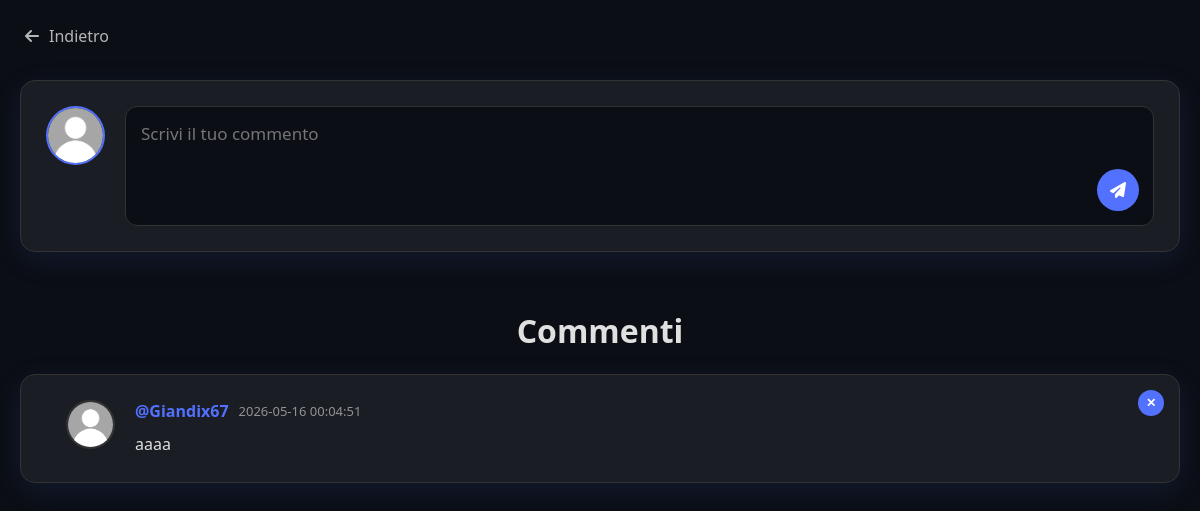
The app's page /Commenti.php?post=20 (signed in) with its own data.
### tables this page shows
CREATE TABLE `commenti` (
  `Id_Commento` int(50) NOT NULL,
  `Utente` varchar(15) NOT NULL,
  `Id_Post` int(50) NOT NULL,
  `Contenuto` varchar(500) NOT NULL,
  `Data` datetime NOT NULL
);

CREATE TABLE `utenti` (
  `Nome` varchar(15) NOT NULL,
  `Cognome` varchar(15) NOT NULL,
  `NomeUtente` varchar(15) NOT NULL,
  `DataNascita` date DEFAULT NULL,
  `Foto` varchar(300) NOT NULL DEFAULT 'Utente.png',
  `Descrizione` varchar(200) DEFAULT NULL,
  `Password` varchar(100) NOT NULL,
  `Livello` int(2) NOT NULL DEFAULT 1
);

### Commenti.php (the view, shortened to what this page needs)
<?php
include "Connessione.php";
$accesso=$_SESSION['accesso'];
$NomeUtente = $_SESSION['user'];
$livello= $_SESSION['livello'];
$Id_Post= $_GET['post'];
$from= $_POST['link-originale'] ?? $_SERVER['HTTP_REFERER'] ?? 'Asteria.php';
$fotoProfilo = $_SESSION['foto'];
    if($accesso!= 1){
        header("location: Index.php");
    }
    else{
        ?>
<html>
<head>
	<link rel="stylesheet" href="StileCommenti.css">
	<link rel="stylesheet" type="text/css" href="//netdna.bootstrapcdn.com/font-awesome/4.1.0/css/font-awesome.min.css">
	<link rel="stylesheet" href="https://cdnjs.cloudflare.com/ajax/libs/font-awesome/6.5.1/css/all.min.css">
</head>
<body>
	<a onclick="location.href= '<?=$from?>'" class="btn-back" style="cursor:pointer;">
        <i class="fa fa-arrow-left"></i> Indietro
    </a>
	<form action="<?php echo $_SERVER['REQUEST_URI'] ?>" method="POST" enctype="multipart/form-data" class="main-form">
	    <div class="post-wrapper">
	        <div class="post-left">
	            <img src="<?=$fotoProfilo?>" class="avatar-small" alt="Profilo">
	        </div>
	        <div class="post-right">
	            <div class="textarea-container">
	                <textarea name="commento" placeholder="Scrivi il tuo commento" required></textarea>
	                <label for="pubblica" class="custom-file-upload">
	                    <i class="fa fa-paper-plane-o"></i>
	                </label>
	            </div>
	        </div>
	    </div>
	</form>
<h1> Commenti </h1>
	<div class="comments-list">
	    <?php
	    try{
			$connessione= new PDO("mysql:host=$host;dbname=$db", $user, $password);
			$sql= "SELECT Id_Commento, Nome, Cognome, Foto, Utente, Id_Post, Contenuto, Data
				   FROM commenti JOIN utenti ON utenti.NomeUtente = commenti.Utente
				   WHERE Id_Post = ?";
			$preparata = $connessione->prepare($sql);
            $preparata->execute([$Id_Post]);
            if($preparata->rowCount() > 0){
                            $ris = $preparata->fetchAll(PDO::FETCH_ASSOC);
                            foreach ($ris as $riga) {
	    ?>
	    <div class="comment-card">
		    <?php if($NomeUtente=== $riga['Utente'] || $livello==0){ ?>
		        <form action="EliminaCommento.php" method="POST" onsubmit="return confirm('Vuoi eliminare questo commento?');" style="margin: 0;">
		            <button type="submit" class="btn-delete-comment" title="Elimina commento">
		                ✕
		            </button>
		        </form>
		    <?php
			}
		    ?>
		    <div class="comment-left">
		        <img src="UploadProfili/<?=$riga['Foto']?>" class="avatar-micro" alt="User">
		    </div>
		    <div class="comment-right">
		        <div class="comment-header">
		            <div class="comment-info">
		                <span class="comment-user">@<?=$riga['Utente']?></span>
		                <span class="comment-date"><?=$riga['Data']?></span>
		            </div>
		        </div>
		        <div class="comment-text">
		            <?= nl2br(htmlspecialchars($riga['Contenuto'])) ?>
		        </div>
		    </div>
		</div>
	    <?php
			}
		}else{
			echo "Sembra che nessuno abbia ancora commentato...";
		}
		}catch(PDOException $e){
            die("Errore nella gestione del database $db: " . $e->getMessage());
        }
	    ?>
	</div>
</body>
</html>
<?php
}
?>

### StileCommenti.css (style rules this page uses)
:root { --bg-color: #ffffff; --text-color: #212529; --navbar-bg: #f8f9fa; --card-bg: #ffffff; --primary-color: #9370DB; --accent-color: #5271FF; --border-color: #dee2e6; --card-shadow: 0 8px 24px rgba(147, 112, 219, 0.15); --danger-color: #ff4d4d; }
[data-theme="dark"] { --bg-color: #0b0e14; --text-color: #e0e0e0; --navbar-bg: #161a23; --card-bg: #1a1d24; --primary-color: #5271FF; --accent-color: #9370DB; --border-color: #333333; --card-shadow: 0 8px 30px rgba(82, 113, 255, 0.12); --danger-color: #ff6666; }
body { background-color: var(--bg-color); color: var(--text-color); font-family: 'Segoe UI', Tahoma, Geneva, Verdana, sans-serif; margin: 0; display: flex; flex-direction: column; align-items: center; padding: 80px 20px 40px 20px; min-height: 100vh; transition: background-color 0.3s, color 0.3s; }
.btn-back { position: absolute; top: 25px; left: 25px; display: flex; align-items: center; gap: 10px; color: var(--text-color); text-decoration: none; font-weight: 500; opacity: 0.8; transition: all 0.3s ease; }
.main-form, .comments-list { width: 100%; max-width: 1200px; display: flex; flex-direction: column; align-items: center; }
.post-wrapper, .comment-card { display: flex; gap: 20px; background-color: var(--card-bg); padding: 25px; border-radius: 15px; border: 1px solid var(--border-color); box-shadow: var(--card-shadow); width: 100%; box-sizing: border-box; margin-bottom: 20px; height: auto; }
.post-left, .comment-left { flex: 0 0 auto; }
.avatar-small { width: 55px; height: 55px; border-radius: 50%; border: 2px solid var(--primary-color); object-fit: cover; }
.avatar-micro { width: 45px; height: 45px; border-radius: 50%; border: 2px solid var(--border-color); object-fit: cover; }
.post-right, .comment-right { flex: 1; display: flex; flex-direction: column; }
.textarea-container { position: relative; width: 100%; }
textarea { width: 100%; min-height: 120px; padding: 15px; padding-right: 60px; border: 1px solid var(--border-color); border-radius: 12px; background-color: var(--bg-color); color: var(--text-color); font-family: inherit; font-size: 17px; resize: none; box-sizing: border-box; outline: none; transition: border-color 0.3s; }
.custom-file-upload { position: absolute; right: 15px; bottom: 15px; background-color: var(--primary-color); color: white; width: 42px; height: 42px; border-radius: 50%; display: flex; align-items: center; justify-content: center; cursor: pointer; transition: all 0.3s ease; border: none; }
.comment-header { display: flex; justify-content: space-between; align-items: center; margin-bottom: 10px; width: 100%; }
.comment-info { display: flex; align-items: center; gap: 10px; }
.comment-user { color: var(--primary-color); font-weight: bold; font-size: 16px; }
.comment-date { color: var(--text-color); opacity: 0.6; font-size: 13px; }
.comment-text { line-height: 1.6; font-size: 16px; color: var(--text-color); word-break: break-word; }
.comment-card { position: relative; display: flex; gap: 20px; background-color: var(--card-bg); padding: 25px; border-radius: 15px; border: 1px solid var(--border-color); box-shadow: var(--card-shadow); width: 100%; box-sizing: border-box; margin-bottom: 20px; }
.btn-delete-comment { position: absolute; top: 15px; right: 15px; background: var(--primary-color); color: white; border: none; border-radius: 50%; width: 26px; height: 26px; cursor: pointer; font-weight: bold; font-size: 12px; display: flex; align-items: center; justify-content: center; z-index: 10; transition: all 0.2s ease; line-height: 1; }

### records on screen
commenti: Utente.Foto (picture), Utente "Giandix67", Data "2026-05-16 00:04:51", Contenuto "aaaa"
